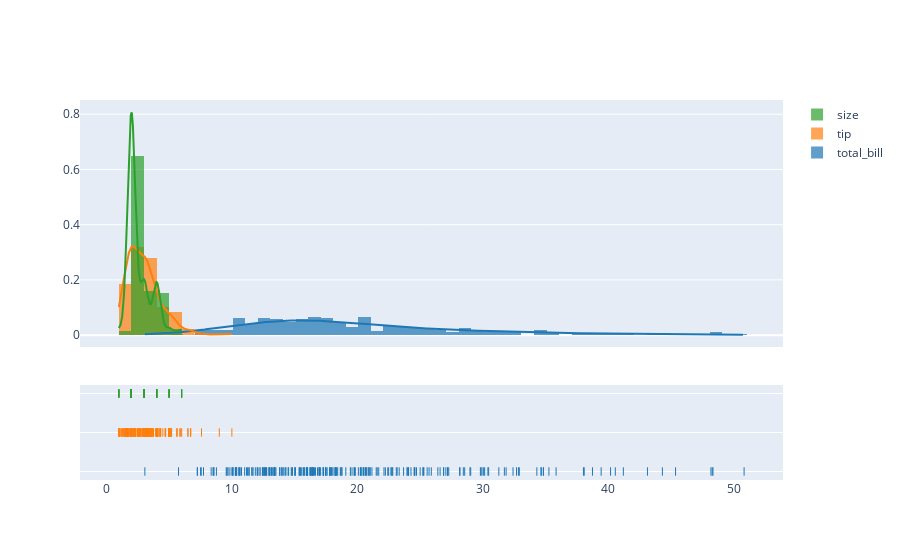

Notebook code for this chart:
### Markdown cell above
## Visualizing data after Scaling from Sklearn

### Code cell
# before scaling
x1 = df['total_bill']
x2 = df['tip']
x3 = df['size']

hist_data = [x1, x2,x3]

group_labels = ['total_bill', 'tip','size']


fig = ff.create_distplot(hist_data, group_labels)
fig.show()

### Figure 1 — Plotly figure (JSON) as saved in the notebook; plotly's stock layout.template omitted (floating-point values rounded to 4 significant figures; data arrays with more than 128 entries replaced by an {"elided": "..."} marker saying what was removed)
{"data": [{"autobinx": false, "histnorm": "probability density", "legendgroup": "total_bill", "marker": {"color": "rgb(31, 119, 180)"}, "name": "total_bill", "opacity": 0.7, "type": "histogram", "x": {"elided": "244 float values"}, "xaxis": "x", "xbins": {"end": 50.81, "size": 1, "start": 3.07}, "yaxis": "y"}, {"autobinx": false, "histnorm": "probability density", "legendgroup": "tip", "marker": {"color": "rgb(255, 127, 14)"}, "name": "tip", "opacity": 0.7, "type": "histogram", "x": {"elided": "244 float values"}, "xaxis": "x", "xbins": {"end": 10, "size": 1, "start": 1}, "yaxis": "y"}, {"autobinx": false, "histnorm": "probability density", "legendgroup": "size", "marker": {"color": "rgb(44, 160, 44)"}, "name": "size", "opacity": 0.7, "type": "histogram", "x": {"elided": "244 int values"}, "xaxis": "x", "xbins": {"end": 6, "size": 1, "start": 1}, "yaxis": "y"}, {"legendgroup": "total_bill", "marker": {"color": "rgb(31, 119, 180)"}, "mode": "lines", "name": "total_bill", "showlegend": false, "type": "scatter", "x": {"elided": "500 float values"}, "xaxis": "x", "y": {"elided": "500 float values"}, "yaxis": "y"}, {"legendgroup": "tip", "marker": {"color": "rgb(255, 127, 14)"}, "mode": "lines", "name": "tip", "showlegend": false, "type": "scatter", "x": {"elided": "500 float values"}, "xaxis": "x", "y": {"elided": "500 float values"}, "yaxis": "y"}, {"legendgroup": "size", "marker": {"color": "rgb(44, 160, 44)"}, "mode": "lines", "name": "size", "showlegend": false, "type": "scatter", "x": {"elided": "500 float values"}, "xaxis": "x", "y": {"elided": "500 float values"}, "yaxis": "y"}, {"legendgroup": "total_bill", "marker": {"color": "rgb(31, 119, 180)", "symbol": "line-ns-open"}, "mode": "markers", "name": "total_bill", "showlegend": false, "type": "scatter", "x": {"elided": "244 float values"}, "xaxis": "x", "y": {"elided": "244 str values"}, "yaxis": "y2"}, {"legendgroup": "tip", "marker": {"color": "rgb(255, 127, 14)", "symbol": "line-ns-open"}, "mode": "markers", "name": "tip", "showlegend": false, "type": "scatter", "x": {"elided": "244 float values"}, "xaxis": "x", "y": {"elided": "244 str values"}, "yaxis": "y2"}, {"legendgroup": "size", "marker": {"color": "rgb(44, 160, 44)", "symbol": "line-ns-open"}, "mode": "markers", "name": "size", "showlegend": false, "type": "scatter", "x": {"elided": "244 int values"}, "xaxis": "x", "y": {"elided": "244 str values"}, "yaxis": "y2"}], "layout": {"barmode": "overlay", "hovermode": "closest", "legend": {"traceorder": "reversed"}, "xaxis": {"anchor": "y2", "domain": [0, 1], "zeroline": false}, "yaxis": {"anchor": "free", "domain": [0.35, 1], "position": 0}, "yaxis2": {"anchor": "x", "domain": [0, 0.25], "dtick": 1, "showticklabels": false}}}
